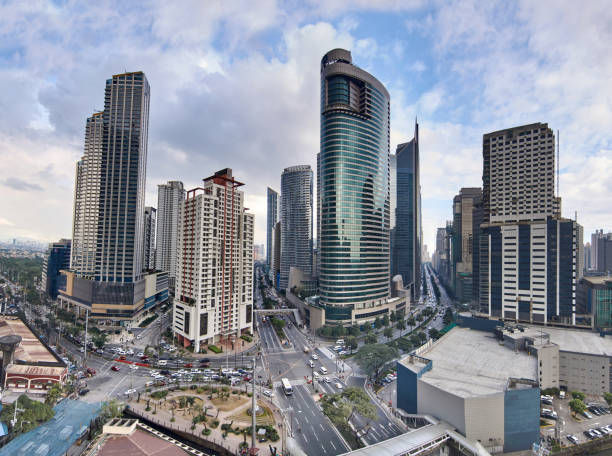
#> input picture computer_vision/opencv/photos/makati.jpg, 612 x 456 px, found by its file name
$ python transformations.py
#> lines starting #> are read from the running program, lines starting #| are printed output that depends on the picture
import cv2 as cv
import numpy as np

img = cv.imread('photos/makati.jpg')
#> img is the input picture: shape (456, 612, 3); mean B, G, R 154.7, 143.9, 139.1
cv.imshow('Original', img)

# 1. Translation
def translate(img, x, y):
#> called with x = 100, y = 100
  transMat = np.float32([[1,0,x], [0,1,y]])
  dimensions = (img.shape[1], img.shape[0])  # height, width
#> dimensions = (612, 456)
  return cv.warpAffine(img, transMat, dimensions)
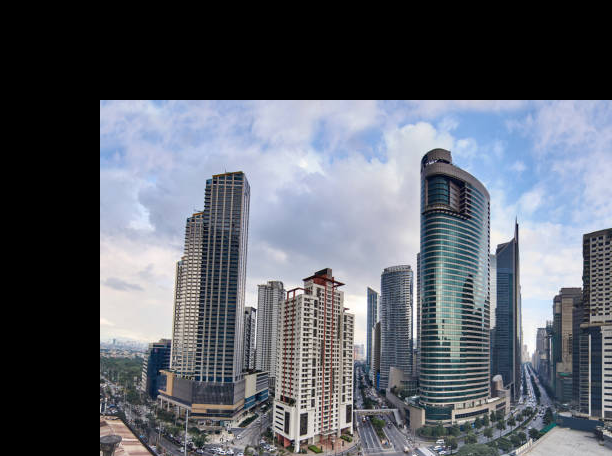
#> returned value: shape (456, 612, 3); mean of channels 0, 1, 2 104.9, 96, 91.4; drawn as B, G, R

# -x = left
# -y = up
# x = right
# y = down

translated = translate(img, 100, 100) # shift to right and down
#cv.imshow('Translated', translated)

translated2 = translate(img, -100, -100) # shift to right and down
#> call 2 of translate, with x = -100, y = -100
#> in translate (call 2), `return cv.warpAffine(img, transMat, dimensions)`:
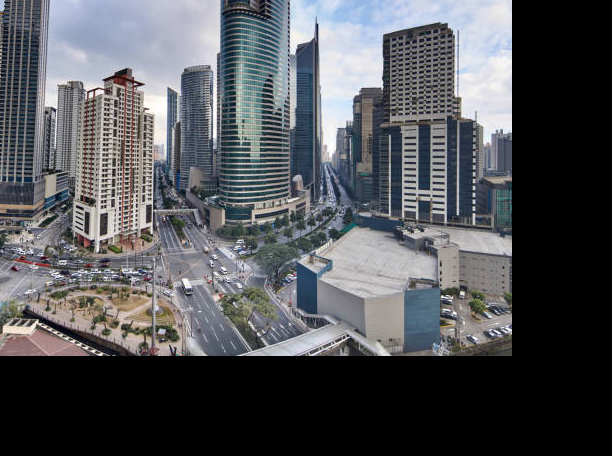
#> returned value: shape (456, 612, 3); mean of channels 0, 1, 2 88.2, 84.3, 82.6; drawn as B, G, R
#cv.imshow('Translated2', translated2)

# 2. Rotation

def rotate(img, angle, rotPoint=None):
#> called with angle = -45
  (height,width) = img.shape[:2]
#> height = 456; width = 612

  if rotPoint is None:
    rotPoint = (width//2, height//2)
#> rotPoint = (306, 228)

  rotMat = cv.getRotationMatrix2D(rotPoint,angle,1.0)
  dimensions = (width, height)
#> dimensions = (612, 456)

  return cv.warpAffine(img, rotMat, dimensions)
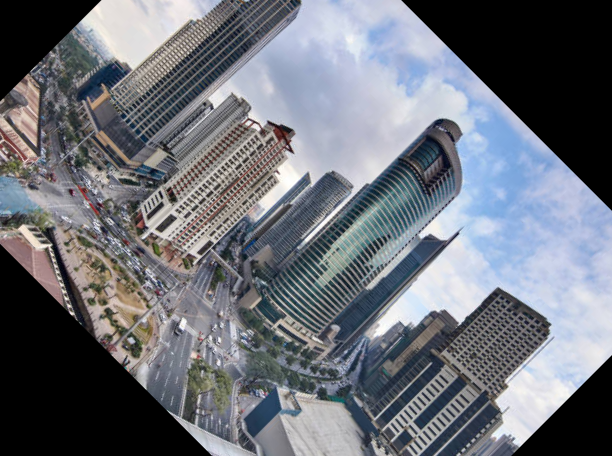
#> returned value: shape (456, 612, 3); mean of channels 0, 1, 2 120.6, 112.6, 109.1; drawn as B, G, R

rotated = rotate(img, -45)
#cv.imshow('Rotated', rotated)

rotated_rotated = rotate(rotated, -45)
#> call 2 of rotate, with angle = -45
#> in rotate (call 2), `return cv.warpAffine(img, rotMat, dimensions)`:
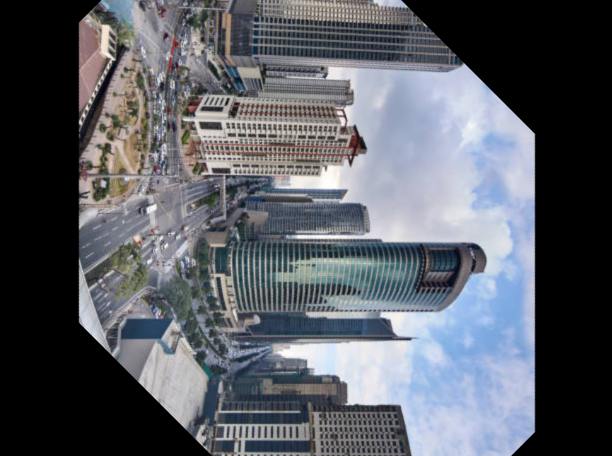
#> returned value: shape (456, 612, 3); mean of channels 0, 1, 2 100.5, 93.3, 89.9; drawn as B, G, R
#cv.imshow('Rotated rotated', rotated_rotated)

# flip
flip = cv.flip(img, -1) # 0 for vertical, 1 for horizontal, -1 flip both vertical and horizontal
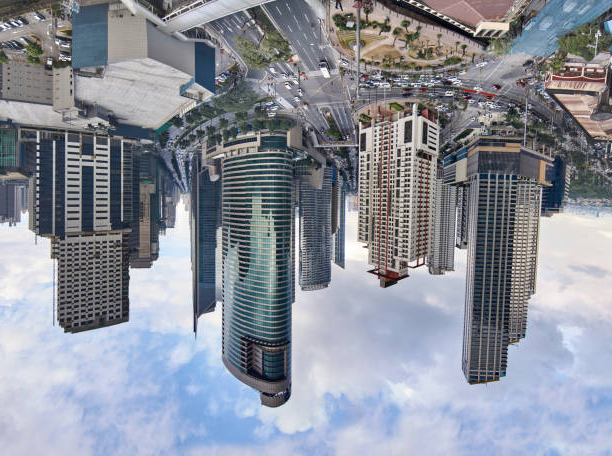
#> flip: shape (456, 612, 3); mean B, G, R 154.7, 143.9, 139.1
#cv.imshow('Flipped', flip)

# crop
cropped = img[200:400, 300:400]
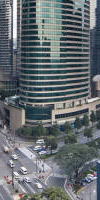
#> cropped: shape (200, 100, 3); mean B, G, R 112.4, 108.6, 101.5
cv.imshow('cropped', cropped)

cv.waitKey(0)

$ run again, with computer_vision/opencv/photos/bgr_sample.jpg copied over computer_vision/opencv/photos/makati.jpg
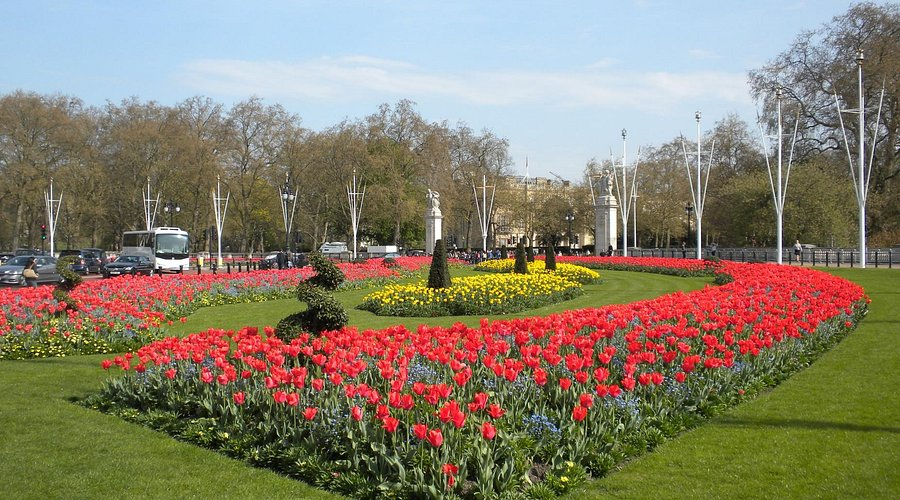
#> input picture computer_vision/opencv/photos/bgr_sample.jpg, 900 x 500 px, found by its file name
#> img is the input picture: shape (500, 900, 3); mean B, G, R 107.1, 127.1, 135.6
#> `flip = cv.flip(img, -1)`:
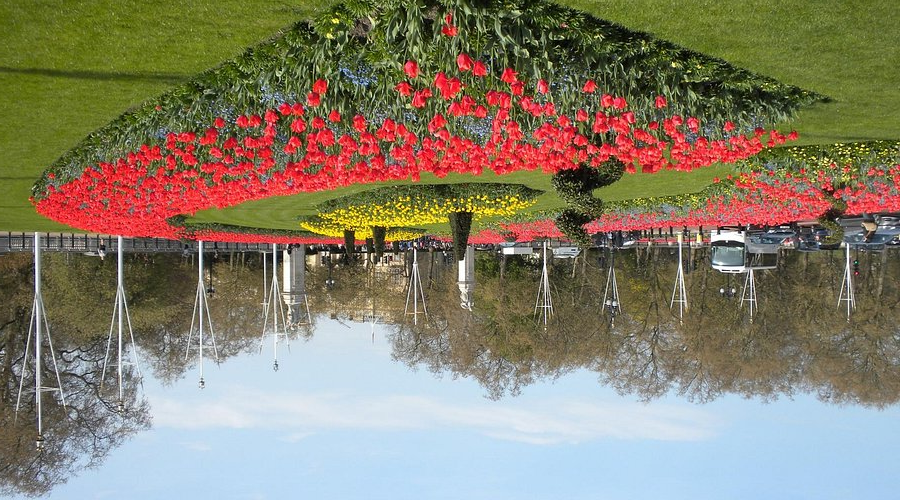
#> flip: shape (500, 900, 3); mean B, G, R 107.1, 127.1, 135.6
#> `cropped = img[200:400, 300:400]`:
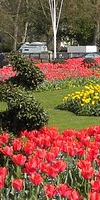
#> cropped: shape (200, 100, 3); mean B, G, R 66.2, 89.1, 130

$ run again, with computer_vision/opencv/photos/cat_large.jpg copied over computer_vision/opencv/photos/makati.jpg
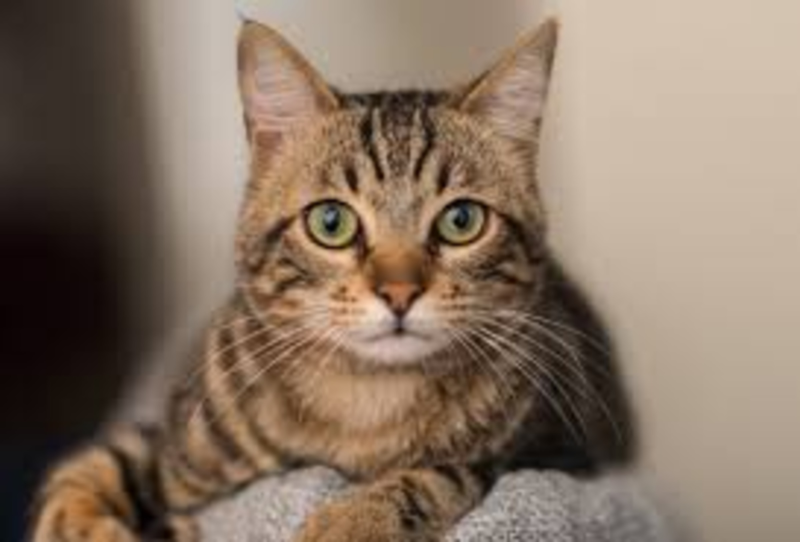
#> input picture computer_vision/opencv/photos/cat_large.jpg, 2400 x 1626 px, found by its file name (shown at 1/3 size)
#> img is the input picture: shape (1626, 2400, 3); mean B, G, R 99.7, 116.1, 135.1
#> `flip = cv.flip(img, -1)`:
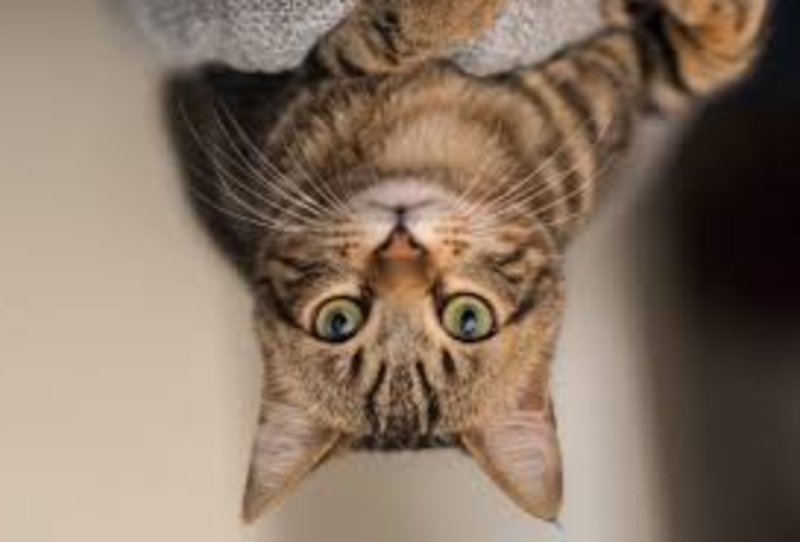
#> flip: shape (1626, 2400, 3) (shown at 1/3 size); mean B, G, R 99.7, 116.1, 135.1
#> `cropped = img[200:400, 300:400]`:
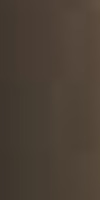
#> cropped: shape (200, 100, 3); mean B, G, R 53.1, 63.9, 75.5

$ run again, with computer_vision/opencv/photos/cats.jpg copied over computer_vision/opencv/photos/makati.jpg
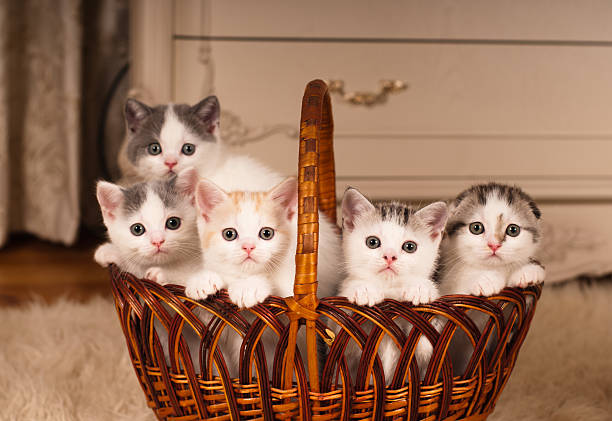
#> input picture computer_vision/opencv/photos/cats.jpg, 612 x 421 px, found by its file name
#> img is the input picture: shape (421, 612, 3); mean B, G, R 90.5, 114.6, 154.4
#> `flip = cv.flip(img, -1)`:
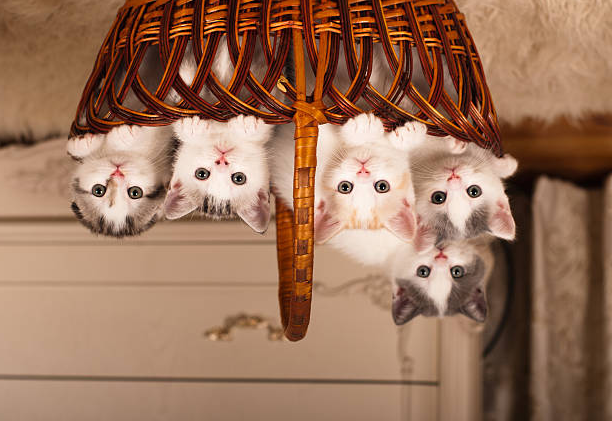
#> flip: shape (421, 612, 3); mean B, G, R 90.5, 114.6, 154.4
#> `cropped = img[200:400, 300:400]`:
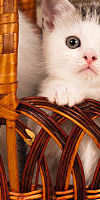
#> cropped: shape (200, 100, 3); mean B, G, R 80, 105.8, 156.8
